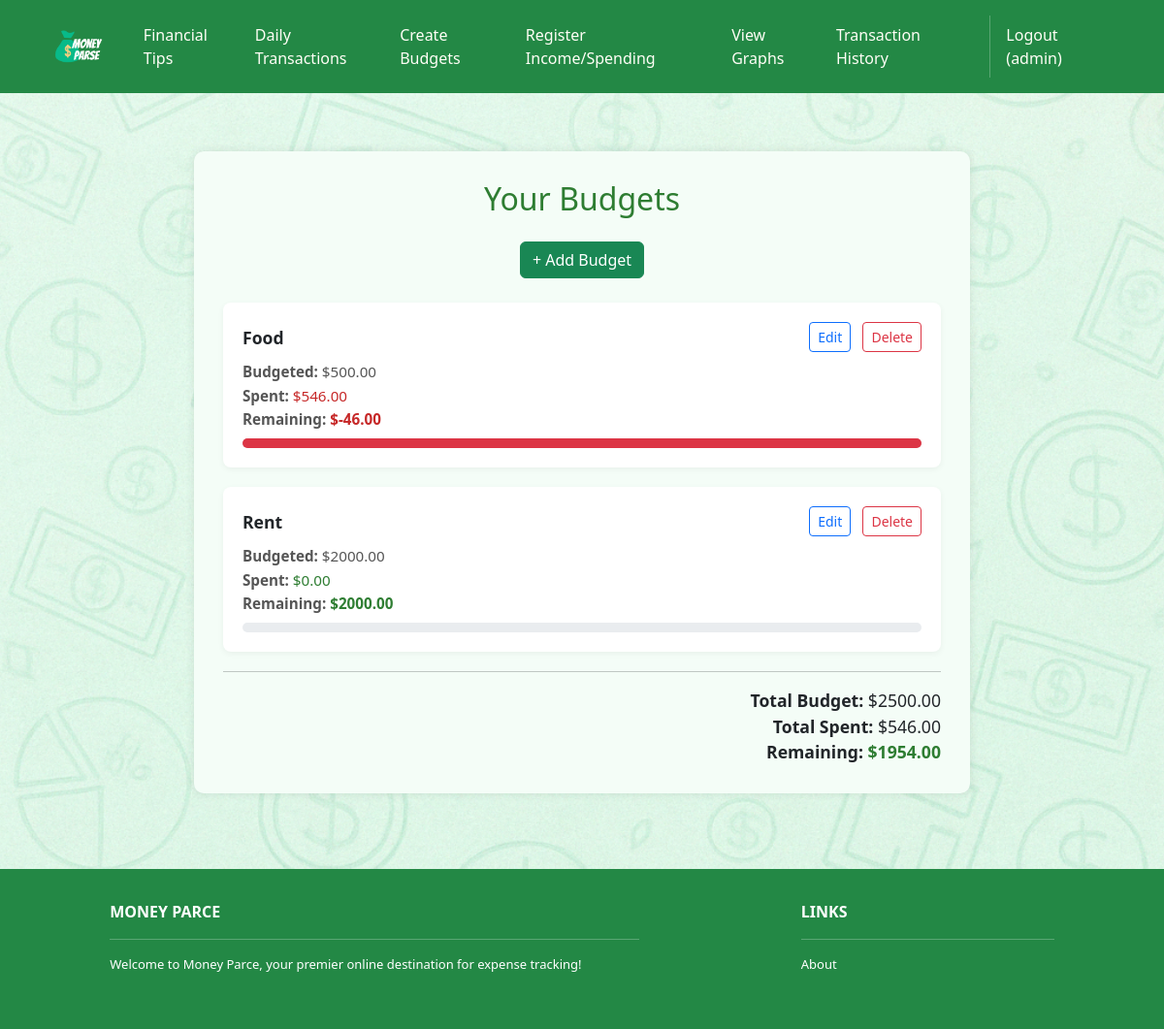
The app's page /budgets/ (signed in) with its own data.
### budgets/models.py (models this page shows, shortened)
class Budget(models.Model):
    user = models.ForeignKey(User, on_delete=models.CASCADE)
    category = models.CharField(max_length=100)
    amount = models.DecimalField(max_digits=10, decimal_places=2)

### budgets/views.py (the view)
# urls.py: path('', BudgetListView.as_view(), name='budget-list'),
class BudgetListView(LoginRequiredMixin, ListView):
    model = Budget
    template_name = 'budgets/budget_list.html'
    def get_queryset(self):
        return Budget.objects.filter(user=self.request.user)
    def get_context_data(self, **kwargs):
        context = super().get_context_data(**kwargs)
        budgets = context['object_list']
        budget_spending = {}
        budget_remaining = {}
        budget_percentage = {}
        total_budget = 0
        total_spent = 0
        for budget in budgets:
            spent = Transaction.objects.filter(
                user=self.request.user,
                category__iexact=budget.category
            ).aggregate(Sum('amount'))['amount__sum'] or 0
            remaining = budget.amount - spent
            percent = (spent / budget.amount * 100) if budget.amount > 0 else 0
            budget_spending[budget.id] = spent
            budget_remaining[budget.id] = remaining
            budget_percentage[budget.id] = min(percent, 100)
            total_budget += budget.amount
            total_spent += spent
        context['budget_spending'] = budget_spending
        context['budget_remaining'] = budget_remaining
        context['budget_percentage'] = budget_percentage
        context['total_budget'] = total_budget
        context['total_spent'] = total_spent
        context['total_remaining'] = total_budget - total_spent
        return context

### budgets/templatetags/budget_extras.py (called while the page is built)
@register.filter
def dict_get(d, key):
    return d.get(key, 0)

### budgets/templates/budgets/budget_list.html
{% extends 'base.html' %}
{% load budget_extras %}
{% load static %}
{% block content %}
<div style="
  background-image: url('{% static 'img/transaction_bkgd.png' %}');
  background-size: cover;
  background-repeat: repeat;
  background-position: center;
  padding: 60px 20px;
  min-height: 100vh;
">
  <div style="max-width: 800px; margin: 0 auto; padding: 30px; border-radius: 10px; background-color: #f4fdf7; box-shadow: 0 0 10px rgba(0,0,0,0.1);">
    <h2 style="text-align: center; margin-bottom: 25px; color: #2e7d32;">Your Budgets</h2>
    <div style="text-align: center; margin-bottom: 25px;">
      <a href="{% url 'budget-create' %}" class="btn btn-success">+ Add Budget</a>
    </div>
    {% for budget in object_list %}
      {% with spent=budget_spending|dict_get:budget.id %}
        <div style="background-color: white; border-radius: 8px; padding: 20px; margin-bottom: 20px; box-shadow: 0 2px 6px rgba(0,0,0,0.05);">
          <div style="display: flex; justify-content: space-between; align-items: center; margin-bottom: 8px;">
            <strong style="font-size: 1.1rem;">{{ budget.category }}</strong>
            <div>
              <a href="{% url 'budget-edit' budget.pk %}" class="btn btn-sm btn-outline-primary me-2">Edit</a>
              <a href="{% url 'budget-delete' budget.pk %}" class="btn btn-sm btn-outline-danger">Delete</a>
            </div>
          </div>
          <div style="font-size: 0.95rem; color: #555; line-height: 1.6;">
            <div><strong>Budgeted:</strong> ${{ budget.amount|floatformat:2 }}</div>
            <div>
              <strong>Spent:</strong>
              <span style="color: {% if spent > budget.amount %}#c62828{% else %}#2e7d32{% endif %};">
                ${{ spent|floatformat:2 }}
              </span>
            </div>
            <div>
              <strong>Remaining:</strong>
              <span style="font-weight: bold; color: {% if spent > budget.amount %}#c62828{% else %}#2e7d32{% endif %};">
                ${{ budget_remaining|dict_get:budget.id|floatformat:2 }}
              </span>
            </div>
          </div>
          <div class="progress mt-2" style="height: 10px; margin-top: 10px;">
            <div class="progress-bar {% if spent > budget.amount %}bg-danger{% else %}bg-success{% endif %}"
                 role="progressbar"
                 style="width: {{ budget_percentage|dict_get:budget.id|floatformat:0 }}%; max-width: 100%;">
            </div>
          </div>
        </div>
      {% endwith %}
    {% empty %}
      <p style="text-align: center; color: #666;">No budgets added yet.</p>
    {% endfor %}
    <hr>
    <div style="text-align: right; font-size: 1.1rem;">
      <div><strong>Total Budget:</strong> ${{ total_budget|floatformat:2 }}</div>
      <div><strong>Total Spent:</strong> ${{ total_spent|floatformat:2 }}</div>
      <div>
        <strong>Remaining:</strong>
        <span style="color: {% if total_spent > total_budget %}#c62828{% else %}#2e7d32{% endif %}; font-weight: bold;">
          ${{ total_remaining|floatformat:2 }}
        </span>
      </div>
    </div>
  </div>
</div>
{% endblock %}

### moneyParce/templates/base.html (shortened to what this page needs)
<!DOCTYPE html>
<html>
  {% load static %}
  <head>
    <link href="https://cdn.jsdelivr.net/npm/bootstrap@5.3.2/dist/css/bootstrap.min.css" rel="stylesheet">
    <link rel="stylesheet" href="https://cdnjs.cloudflare.com/ajax/libs/font-awesome/6.1.1/css/all.min.css">
    <link rel="stylesheet" type="text/css" href="{% static 'css/style.css' %}">
  </head>
  <body class="d-flex flex-column min-vh-100">
    <nav class="p-3 navbar navbar-dark bg-dark navbar-expand-lg">
      <div class="container">
        <a class="navbar-brand" href="{% url 'home.index' %}">
          <img src="{% static 'img/logo.png' %}" alt="logo" height="40" />
        </a>
        <div class="collapse navbar-collapse" id="navbarNavAltMarkup">
          <div class="navbar-nav ms-auto navbar-ml">
              <a class="nav-link" href="{% url 'home.about' %}">Financial Tips</a>
              <a class="nav-link" href="{% url 'user_transactions:add_transaction' %}">Daily Transactions</a>
              <a class="nav-link" href="{% url 'budget-list' %}">Create Budgets</a>
              <a class="nav-link" href="{% url 'register_income_spending:register_income_spending' %}">Register Income/Spending</a>
              <a class="nav-link" href="{% url 'reports.spending_report' %}">View Graphs</a>
              <a class="nav-link" href="{% url 'user_transactions:transactions_list' %}">Transaction History</a>
            {% if user.is_authenticated %}
              <a class="nav-link" href="{% url 'accounts.logout' %}">Logout ({{ user.username }})</a>
            {% else %}
              <a class="nav-link" href="{% url 'accounts.login' %}">Login</a>
              <a class="nav-link" href="{% url 'accounts.signup' %}">Sign Up</a>
            {% endif %}
          </div>
        </div>
      </div>
    </nav>
    <main class="flex-fill">
      {% block content %}
      {% endblock content %}
    </main>
    <section class="p-3 ms-footer bg-dark text-white mt-auto">
      <div class="container">
        <div class="row mt-3">
          <div class="col-md-6 col-lg-6 col-xl-6 mx-auto mb-4">
            <b>MONEY PARCE</b>
            <hr class="bg-light" />
            <p>
              Welcome to Money Parce, your premier online destination for expense tracking!
            </p>
          </div>
          <div class="col-md-3 col-lg-3 col-xl-3 mx-auto mb-4">
            <b>LINKS</b>
            <hr class="bg-light" />
            <p><a class="nav-link text-white" href="{% url 'home.about' %}">About</a></p>
          </div>
        </div>
      </div>
    </section>
  </body>
</html>

### moneyParce/static/css/style.css (style rules this page uses)
.navbar a.nav-link { color: #FFFEF6 !important; }
.bg-dark { background-color: #238845 !important; }
.ms-footer { background-color: #41ab5d; }
.ms-footer p { color: #ffffff; font-size: 13px; }

### records on screen
Budget: category "Food", amount "500.00", spent "546.00", id "-46.00"
Budget: category "Rent", amount "2000.00", spent "0.00", id "2000.00"

### other values on screen
{{ user.username }} "admin"
{{ total_budget|floatformat:2 }} "2500.00"
{{ total_spent|floatformat:2 }} "546.00"
{{ total_remaining|floatformat:2 }} "1954.00"
